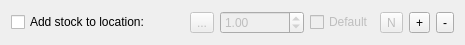
<?xml version="1.0" encoding="UTF-8"?>
<ui version="4.0">
 <class>StockLineWidget</class>
 <widget class="QWidget" name="StockLineWidget">
  <property name="geometry">
   <rect>
    <x>0</x>
    <y>0</y>
    <width>465</width>
    <height>44</height>
   </rect>
  </property>
  <property name="windowTitle">
   <string>Form</string>
  </property>
  <layout class="QGridLayout" name="gridLayout">
   <item row="0" column="3">
    <widget class="QToolButton" name="toolButtonChangeTargetLocation">
     <property name="enabled">
      <bool>false</bool>
     </property>
     <property name="text">
      <string>...</string>
     </property>
    </widget>
   </item>
   <item row="0" column="0">
    <widget class="QCheckBox" name="checkBoxCreateStock">
     <property name="text">
      <string>Add stock to location:</string>
     </property>
    </widget>
   </item>
   <item row="0" column="8">
    <widget class="QToolButton" name="toolButtonRemoveStock">
     <property name="enabled">
      <bool>true</bool>
     </property>
     <property name="text">
      <string>-</string>
     </property>
    </widget>
   </item>
   <item row="0" column="5">
    <widget class="QCheckBox" name="checkBoxMakeStockLocationDefault">
     <property name="enabled">
      <bool>false</bool>
     </property>
     <property name="toolTip">
      <string>Make this location default for the new parts to be created to the %1 category</string>
     </property>
     <property name="text">
      <string>Default</string>
     </property>
    </widget>
   </item>
   <item row="0" column="4">
    <widget class="QDoubleSpinBox" name="doubleSpinBoxStockQuantity">
     <property name="enabled">
      <bool>false</bool>
     </property>
     <property name="maximum">
      <double>9999999.000000000000000</double>
     </property>
     <property name="value">
      <double>1.000000000000000</double>
     </property>
    </widget>
   </item>
   <item row="0" column="7">
    <widget class="QToolButton" name="toolButtonNewStock">
     <property name="enabled">
      <bool>true</bool>
     </property>
     <property name="text">
      <string>+</string>
     </property>
    </widget>
   </item>
   <item row="0" column="6">
    <widget class="QToolButton" name="toolButtonEditStockNote">
     <property name="enabled">
      <bool>false</bool>
     </property>
     <property name="text">
      <string>N</string>
     </property>
    </widget>
   </item>
   <item row="0" column="1">
    <widget class="QLabel" name="labelStockLocation">
     <property name="sizePolicy">
      <sizepolicy hsizetype="Expanding" vsizetype="Preferred">
       <horstretch>0</horstretch>
       <verstretch>0</verstretch>
      </sizepolicy>
     </property>
     <property name="text">
      <string/>
     </property>
    </widget>
   </item>
   <item row="0" column="2">
    <spacer name="horizontalSpacer">
     <property name="orientation">
      <enum>Qt::Orientation::Horizontal</enum>
     </property>
     <property name="sizeHint" stdset="0">
      <size>
       <width>0</width>
       <height>20</height>
      </size>
     </property>
    </spacer>
   </item>
  </layout>
 </widget>
 <resources/>
 <connections/>
</ui>
